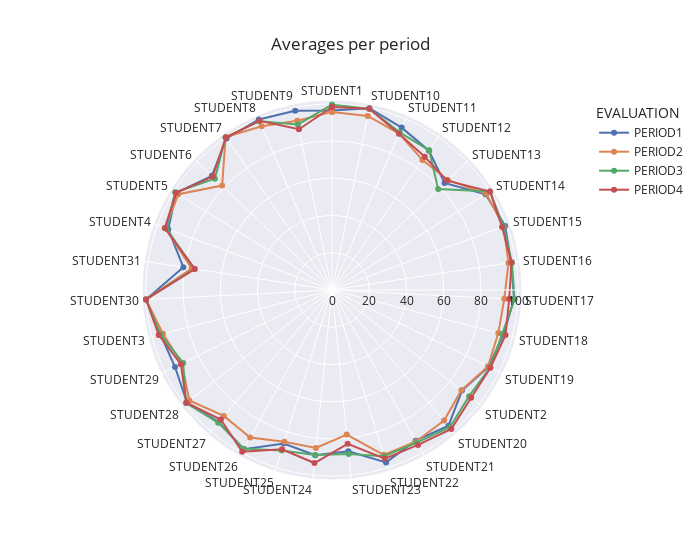

The notebook cell saved with this chart:
### Code cell
# radar averages per period
fig = px.line_polar(scores.groupby(['STUDENT','EVALUATION']).mean().reset_index(), 
                    r='SCORE', theta='STUDENT',color='EVALUATION', 
                    line_close=True,markers=True,template="seaborn", width=700,
                    title='Averages per period')
fig.show()

### Figure 1 — Plotly figure (JSON) as saved in the notebook; plotly's stock layout.template omitted (floating-point values rounded to 4 significant figures)
{"data": [{"hovertemplate": "EVALUATION=PERIOD1<br>SCORE=%{r}<br>STUDENT=%{theta}<extra></extra>", "legendgroup": "PERIOD1", "line": {"color": "rgb(76,114,176)", "dash": "solid"}, "marker": {"symbol": "circle"}, "mode": "lines+markers", "name": "PERIOD1", "r": [96.38, 99.62, 94.88, 91.12, 83.38, 97.12, 99.12, 97.25, 97.88, 95.12, 93.62, 88.25, 96, 92.5, 97, 87, 89.12, 86.38, 97.75, 93.38, 98.5, 93.88, 95.12, 100, 80.75, 93.75, 98.62, 89, 99.12, 99.62, 98.25, 96.38], "showlegend": true, "subplot": "polar", "theta": ["STUDENT1", "STUDENT10", "STUDENT11", "STUDENT12", "STUDENT13", "STUDENT14", "STUDENT15", "STUDENT16", "STUDENT17", "STUDENT18", "STUDENT19", "STUDENT2", "STUDENT20", "STUDENT21", "STUDENT22", "STUDENT23", "STUDENT24", "STUDENT25", "STUDENT26", "STUDENT27", "STUDENT28", "STUDENT29", "STUDENT3", "STUDENT30", "STUDENT31", "STUDENT4", "STUDENT5", "STUDENT6", "STUDENT7", "STUDENT8", "STUDENT9", "STUDENT1"], "type": "scatterpolar"}, {"hovertemplate": "EVALUATION=PERIOD2<br>SCORE=%{r}<br>STUDENT=%{theta}<extra></extra>", "legendgroup": "PERIOD2", "line": {"color": "rgb(221,132,82)", "dash": "solid"}, "marker": {"symbol": "circle"}, "mode": "lines+markers", "name": "PERIOD2", "r": [95.62, 95.38, 91.38, 85, 85.75, 97.62, 98.25, 95.88, 92.62, 92.25, 93.25, 87.88, 92.38, 93, 92.75, 78, 85.25, 85.38, 90.62, 89.12, 96.88, 89.75, 93.75, 100, 76.25, 95.38, 97.25, 81.38, 100, 95.62, 92.75, 95.62], "showlegend": true, "subplot": "polar", "theta": ["STUDENT1", "STUDENT10", "STUDENT11", "STUDENT12", "STUDENT13", "STUDENT14", "STUDENT15", "STUDENT16", "STUDENT17", "STUDENT18", "STUDENT19", "STUDENT2", "STUDENT20", "STUDENT21", "STUDENT22", "STUDENT23", "STUDENT24", "STUDENT25", "STUDENT26", "STUDENT27", "STUDENT28", "STUDENT29", "STUDENT3", "STUDENT30", "STUDENT31", "STUDENT4", "STUDENT5", "STUDENT6", "STUDENT7", "STUDENT8", "STUDENT9", "STUDENT1"], "type": "scatterpolar"}, {"hovertemplate": "EVALUATION=PERIOD3<br>SCORE=%{r}<br>STUDENT=%{theta}<extra></extra>", "legendgroup": "PERIOD3", "line": {"color": "rgb(85,168,104)", "dash": "solid"}, "marker": {"symbol": "circle"}, "mode": "lines+markers", "name": "PERIOD3", "r": [99.5, 99.38, 92.12, 91.38, 78.62, 100, 98.12, 97.75, 98.12, 94.38, 94.5, 93.12, 97.12, 93.75, 93.5, 88.5, 89, 90.38, 97.5, 93.88, 99.12, 89, 95.12, 100, 74.75, 94.88, 99.25, 86.75, 100, 98.62, 90.75, 99.5], "showlegend": true, "subplot": "polar", "theta": ["STUDENT1", "STUDENT10", "STUDENT11", "STUDENT12", "STUDENT13", "STUDENT14", "STUDENT15", "STUDENT16", "STUDENT17", "STUDENT18", "STUDENT19", "STUDENT2", "STUDENT20", "STUDENT21", "STUDENT22", "STUDENT23", "STUDENT24", "STUDENT25", "STUDENT26", "STUDENT27", "STUDENT28", "STUDENT29", "STUDENT3", "STUDENT30", "STUDENT31", "STUDENT4", "STUDENT5", "STUDENT6", "STUDENT7", "STUDENT8", "STUDENT9", "STUDENT1"], "type": "scatterpolar"}, {"hovertemplate": "EVALUATION=PERIOD4<br>SCORE=%{r}<br>STUDENT=%{theta}<extra></extra>", "legendgroup": "PERIOD4", "line": {"color": "rgb(196,78,82)", "dash": "solid"}, "marker": {"symbol": "circle"}, "mode": "lines+markers", "name": "PERIOD4", "r": [98.25, 99.38, 91.25, 87.12, 85.25, 100, 97.38, 97.5, 95.25, 96.25, 94.75, 94.5, 98.38, 95.12, 94.88, 83, 93.38, 89.62, 99.38, 91.62, 98.88, 90.38, 96.12, 100, 74.5, 95.75, 98.62, 88.38, 99.75, 98.88, 88.12, 98.25], "showlegend": true, "subplot": "polar", "theta": ["STUDENT1", "STUDENT10", "STUDENT11", "STUDENT12", "STUDENT13", "STUDENT14", "STUDENT15", "STUDENT16", "STUDENT17", "STUDENT18", "STUDENT19", "STUDENT2", "STUDENT20", "STUDENT21", "STUDENT22", "STUDENT23", "STUDENT24", "STUDENT25", "STUDENT26", "STUDENT27", "STUDENT28", "STUDENT29", "STUDENT3", "STUDENT30", "STUDENT31", "STUDENT4", "STUDENT5", "STUDENT6", "STUDENT7", "STUDENT8", "STUDENT9", "STUDENT1"], "type": "scatterpolar"}], "layout": {"legend": {"title": {"text": "EVALUATION"}, "tracegroupgap": 0}, "polar": {"angularaxis": {"direction": "clockwise", "rotation": 90}, "domain": {"x": [0, 1], "y": [0, 1]}}, "title": {"text": "Averages per period"}, "width": 700}}
